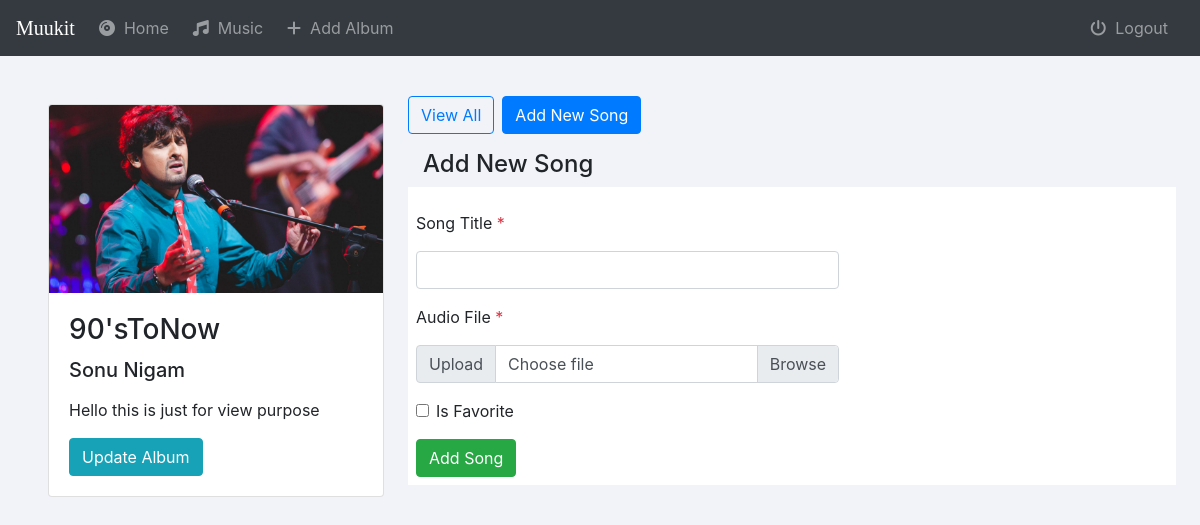
/music/album/2/addsong/ (signed in), run on the app's committed database.
### music/models.py (models this page shows, shortened)
class Album(models.Model):
    user = models.ForeignKey(User,models.SET_NULL,blank=True,null=True)
    artist = models.CharField(max_length=250)
    album_title = models.CharField(max_length=500)
    genre = models.CharField(max_length=100)
    album_logo = models.FileField(upload_to='music/images')
    is_favorite = models.BooleanField(default=False)

### music/views.py (the view, shortened to what this page needs)
# urls.py: path('album/<int:pk>/addsong/', views.AddSong, name='add-song'),
@login_required(login_url='music:login')
def AddSong(request,pk):
    album = get_object_or_404(Album,id=pk)
    form = SongForm(request.POST or None ,request.FILES or None)
    return render(request,'music/song_form.html',{'form':form,'album':album})

### music/forms.py
class SongForm(forms.ModelForm):
    class Meta:
        model = Song
        fields = ['song_title','audio_file','is_favorite']

### music/templates/music/song_form.html (shortened to what this page needs)
{% extends 'music/basic.html' %}
{% block body %}
    <div class="row m-4">
        <div class="col-md-4 p-4">
            <div class="card">
                <img class="card-img-top" src="{{album.album_logo.url}}" alt="Card image cap">
                <div class="card-body">
                    <h3 class="card-title">{{ album.album_title }}</h3>
                    <h5 class="card-text">{{album.artist}}</h5>
                    <p class="card-text my-3">{{album.genre}}</p>
                    <a href='{% url "music:album-update" album.id %}' type="" class="btn btn-info">Update Album</a>
                </div>
            </div>
        </div>
        <div class="col-md-8 mt-3">
            <div class="row mb-3">
                <a href="{% url 'music:detail' album.id %}" class="btn btn-outline-primary mr-2">View All</a>
                <a href="{% url 'music:add-song' album.id%}" class="btn btn-primary">Add New Song</a>
            </div>
            <h4>Add New Song</h4>
            <div class="row bg-white p-2">
                <form class="form-horizontal" action="" method="post" enctype="multipart/form-data">
                    <div class="my-3">
                        <p>Song Title <span class="text-danger"> *</span></p>
                        <input type="text" name="song_title" class="form-control">
                    </div>
                    <div class="my-3">
                        <p>Audio File <span class="text-danger"> *</span></p>
                        <div class="input-group">
                            <div class="input-group-prepend">
                                <span class="input-group-text">Upload</span>
                            </div>
                            <div class="custom-file">
                                <label class="custom-file-label" for="inputGroupFile01">Choose file</label>
                            </div>
                        </div>
                    </div>
                    <div class="form-group">
                        <div class="form-check">
                            <input class="form-check-input" type="checkbox" id="gridCheck" name='is_favorite'>
                            <label class="form-check-label" for="gridCheck">
                                Is Favorite
                            </label>
                        </div>
                    </div>
                    <div class="mt-3">
                        <button type="submit" class="btn btn-success">Add Song</button>
                    </div>
                </form>
            </div>
        </div>
    </div>
{% endblock %}

### music/static/music/css/styles.css (style rules this page uses)
html,body { background:#f1f3f8; }

### data on the page
Album: album_logo (picture), album_title "90'sToNow", artist "Sonu Nigam", genre "Hello this is just for view purpose"
